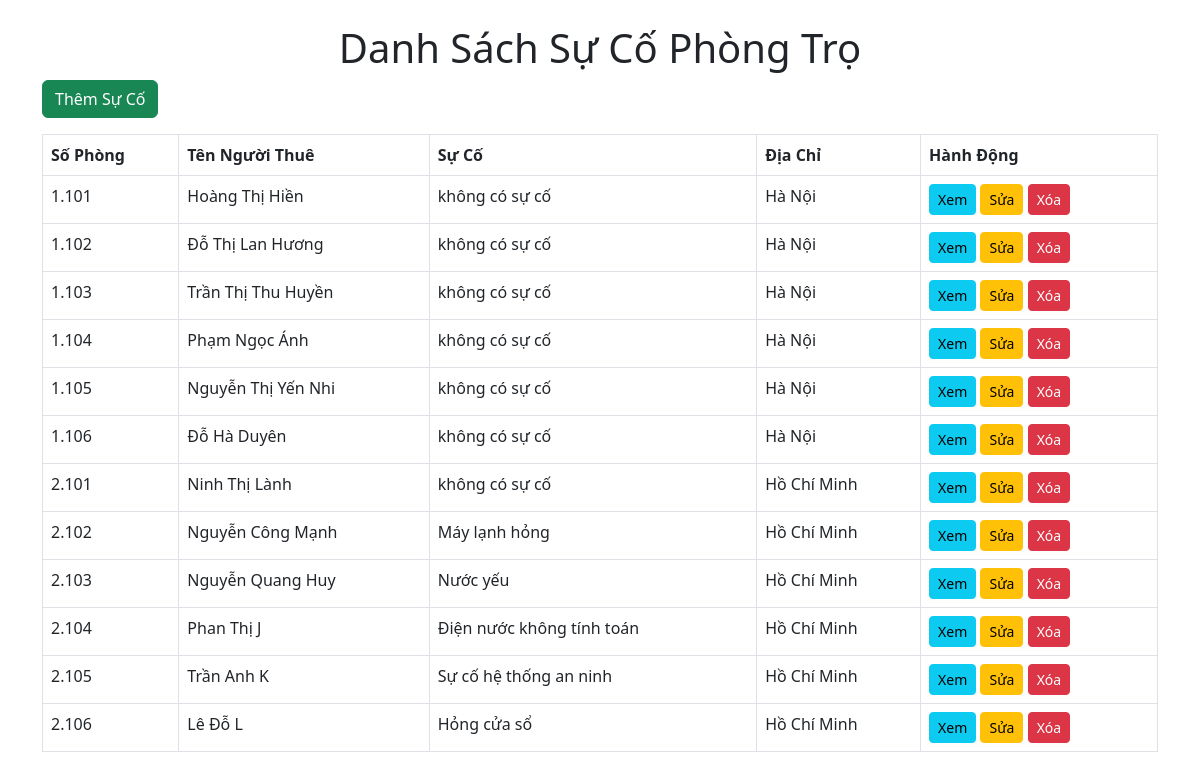
/quanlysuco/index.php, run on the app's committed database.
### tables this page shows
CREATE TABLE `bao_cao` (
  `id` int(11) NOT NULL,
  `ten_nguoi_thue` varchar(255) NOT NULL,
  `so_phong` varchar(20) NOT NULL,
  `su_co` text NOT NULL,
  `do_uu_tien` varchar(20) NOT NULL,
  `thoi_gian_tao` timestamp NOT NULL DEFAULT current_timestamp(),
  `facility_id` int(11) NOT NULL,
  `dia_chi` varchar(255) NOT NULL
);

### quanlysuco/index.php (the view, shortened to what this page needs)
<?php
$servername = "localhost";
$username = "root";
$password = "";
$dbname = "baiTapLon";
$conn = new mysqli($servername, $username, $password, $dbname);
$sql = "SELECT * FROM bao_cao";
$result = $conn->query($sql);
?>
<!DOCTYPE html>
<html lang="vi">
<head>
    <link href="https://cdn.jsdelivr.net/npm/bootstrap@5.3.0/dist/css/bootstrap.min.css" rel="stylesheet">
</head>
<body>
    <div class="container mt-4">
        <h1 class="text-center">Danh Sách Sự Cố Phòng Trọ</h1>
        <div class="mb-3">
            <a href="them.php" class="btn btn-success">Thêm Sự Cố</a>
        </div>
        <table class="table table-bordered">
            <thead>
                <tr>
                    <th>Số Phòng</th>
                    <th>Tên Người Thuê</th>
                    <th>Sự Cố</th>
                    <th>Địa Chỉ</th>
                    <th>Hành Động</th>
                </tr>
            </thead>
            <tbody>
                <?php if ($result->num_rows > 0): ?>
                    <?php while ($row = $result->fetch_assoc()): ?>
                        <tr>
                            <td><?php echo htmlspecialchars($row['so_phong']); ?></td>
                            <td><?php echo htmlspecialchars($row['ten_nguoi_thue']); ?></td>
                            <td><?php echo htmlspecialchars($row['su_co']); ?></td>
                            <td><?php echo htmlspecialchars($row['dia_chi']); ?></td>
                            <td>
                                <a href="xem.php?id=<?php echo $row['id']; ?>" class="btn btn-info btn-sm">Xem</a>
                                <a href="sua.php?id=<?php echo $row['id']; ?>" class="btn btn-warning btn-sm">Sửa</a>
                                <a href="xoa.php?id=<?php echo $row['id']; ?>" class="btn btn-danger btn-sm" onclick="return confirm('Bạn có chắc chắn muốn xóa sự cố này?')">Xóa</a>
                            </td>
                        </tr>
                    <?php endwhile; ?>
                <?php else: ?>
                    <tr>
                        <td colspan="5" class="text-center">Không có sự cố nào trong cơ sở dữ liệu.</td>
                    </tr>
                <?php endif; ?>
            </tbody>
        </table>
    </div>
</body>
</html>

### data on the page
bao_cao: so_phong "1.101", ten_nguoi_thue "Hoàng Thị Hiền", su_co "không có sự cố", dia_chi "Hà Nội"
bao_cao: so_phong "1.102", ten_nguoi_thue "Đỗ Thị Lan Hương", su_co "không có sự cố", dia_chi "Hà Nội"
bao_cao: so_phong "1.103", ten_nguoi_thue "Trần Thị Thu Huyền", su_co "không có sự cố", dia_chi "Hà Nội"
bao_cao: so_phong "1.104", ten_nguoi_thue "Phạm Ngọc Ánh", su_co "không có sự cố", dia_chi "Hà Nội"
bao_cao: so_phong "1.105", ten_nguoi_thue "Nguyễn Thị Yến Nhi", su_co "không có sự cố", dia_chi "Hà Nội"
bao_cao: so_phong "1.106", ten_nguoi_thue "Đỗ Hà Duyên", su_co "không có sự cố", dia_chi "Hà Nội"
bao_cao: so_phong "2.101", ten_nguoi_thue "Ninh Thị Lành", su_co "không có sự cố", dia_chi "Hồ Chí Minh"
bao_cao: so_phong "2.102", ten_nguoi_thue "Nguyễn Công Mạnh", su_co "Máy lạnh hỏng", dia_chi "Hồ Chí Minh"
bao_cao: so_phong "2.103", ten_nguoi_thue "Nguyễn Quang Huy", su_co "Nước yếu", dia_chi "Hồ Chí Minh"
bao_cao: so_phong "2.104", ten_nguoi_thue "Phan Thị J", su_co "Điện nước không tính toán", dia_chi "Hồ Chí Minh"
bao_cao: so_phong "2.105", ten_nguoi_thue "Trần Anh K", su_co "Sự cố hệ thống an ninh", dia_chi "Hồ Chí Minh"
bao_cao: so_phong "2.106", ten_nguoi_thue "Lê Đỗ L", su_co "Hỏng cửa sổ", dia_chi "Hồ Chí Minh"
